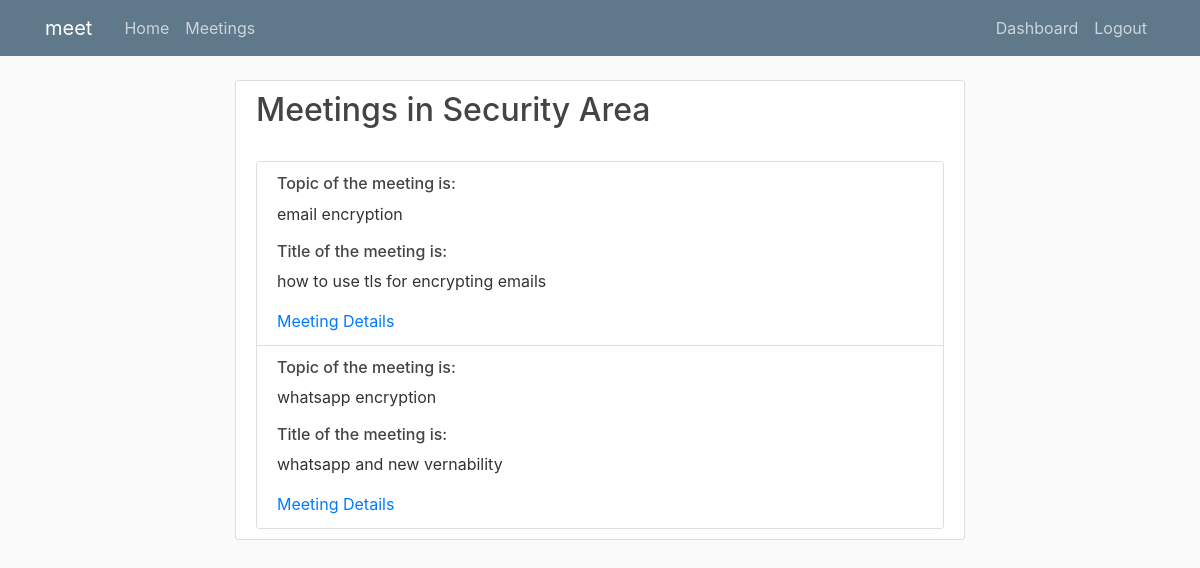
Before: /meetings_by_field/ (signed in) with the older database file.
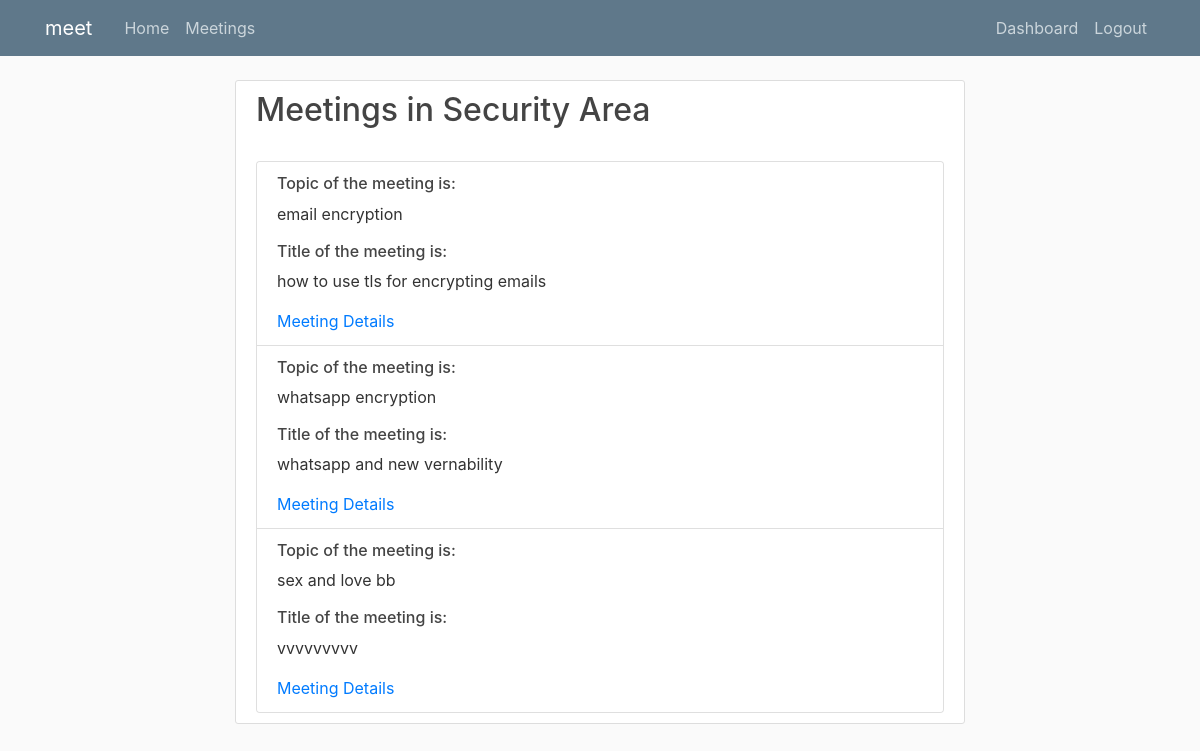
After: the same page with the newer database file.
### meetings/models.py (models this page shows, shortened)
class Meetings(models.Model):
    MY_Field = (
        ('Applications and Real-Time Area', 'Applications and Real-Time Area'),
        ('General Area', 'General Area'),
        ('Internet Area', 'Internet Area'),
        ('Operations and Management Area  ', 'Operations and Management Area '),
        ('Routing Area ', 'Routing Area '),
        ('Security Area', 'Security Area'),
        ('Transport Area', 'Transport Area'),
    )
    area = models.CharField(max_length=100, choices=MY_Field,default = 'choose your field')
    topic = models.CharField(max_length=250)
    title = models.CharField(max_length=250)
    about_meeting = models.TextField(max_length=500)
    zoom_url = models.URLField(max_length=200)
    time =  models.TimeField(null=True)
    date = models.DateField(null=True)
    user = models.ForeignKey(NewUser,on_delete=models.CASCADE, default = 1)

### meetings/views.py (the view)
# urls.py: path('meetings_by_field/',views.meetings_by_field, name="meetings-by-field"),
def meetings_by_field(request):
	area_value  = request.session['area']
	context = {
	  'meetings': Meetings.objects.all().filter(area = area_value),
	  'area': area_value,
	}
	return render(request,'meetings/meetings_by_field.html',context)

### meetings/templates/meetings/meetings_by_field.html (shortened to what this page needs)
{% extends "meetings/base.html" %}
{% load crispy_forms_tags %}
{% block content %}
     <div class="content-section">
      <h2>Meetings in {{area}}</h2></br>
    <div class="card">
   <ul class="list-group list-group-flush">
    {% if meetings %}
   {% for meeting  in meetings %}
    <li class="list-group-item">
        <h6>Topic of the meeting is:</h6><p>{{ meeting.topic }}</p>
        <h6>Title of the meeting is:</h6>  <p> {{ meeting.title }}</p>
         <a href="http://127.0.0.1:8000/meeting_details/{{ meeting.id }}">Meeting Details</a>
        </li>
{% endfor %}
</ul>
 {% else %}
        <p>Sorry, There is no meeting in this area yet.</p>
        {% endif %}
</div>
    </div>
{% endblock content %}

Changed rows visible on the page:
added Meetings: topic "sex and love bb", title "vvvvvvvvv"
